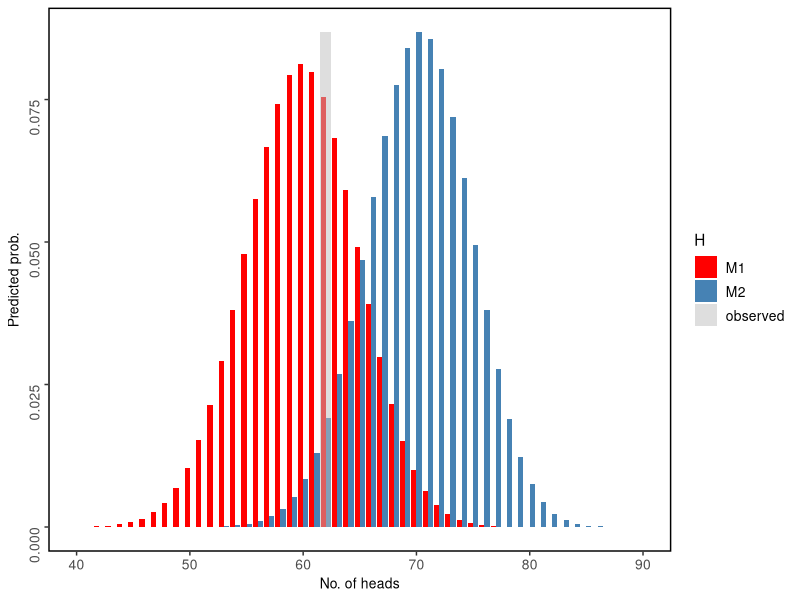
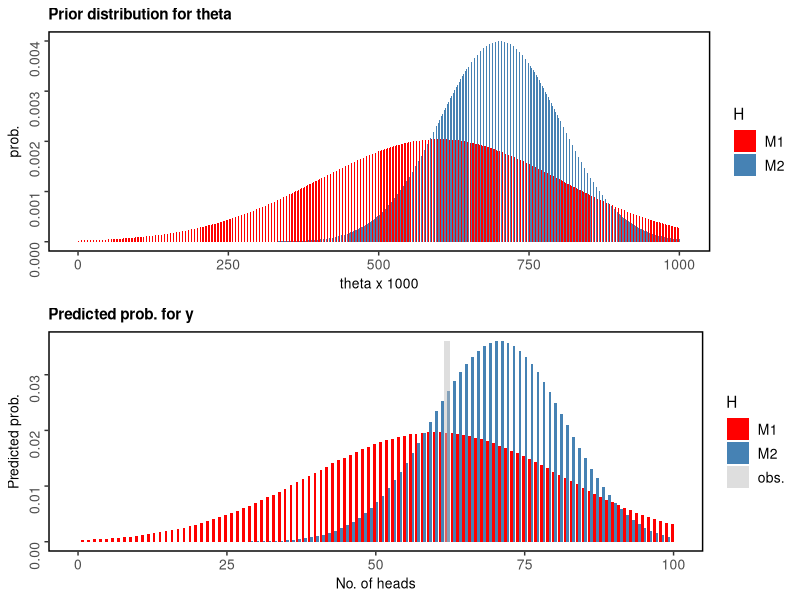

Write R code to recreate these figures, in order.
# For Bayes Factor post
# Zijun Zhang, 12.31.2016

library(ggplot2)
library(gridExtra)

myTheme= theme(legend.text = element_text(size = 10),
						plot.title = element_text(size=11, face="bold"), axis.title.y = element_text(size=10), axis.title.x = element_text(size=10),
						axis.text.y = element_text(size=10, angle = 90), axis.text.x = element_text(size=10, angle=0),
						panel.background = element_blank(), panel.border = element_rect(colour = "black", fill=NA, size=1), legend.background = element_rect(fill = "transparent", colour = "transparent"))

# predicted probability
pred_prob = function(y, N, theta)  choose(N,y) * theta^y * (1-theta)^(N-y)

# truncated normal density
trunc_dnorm = function(x, mu, sd) dnorm(x, mean=mu,sd=sd)/(pnorm(1,mu,sd)-pnorm(0,mu,sd))

plot_pred_prob = function(N, y.obs, p1=0.6, p2=0.7)
# plot predicted probability under two models
# N: total counts; y.obs: observed count of heads; p1, p2: two specified parameter (theta) value
{
	all_outcome = 1:N
	pred1 = sapply(all_outcome, pred_prob, N=N, theta=p1)
	pred2 = sapply(all_outcome, pred_prob, N=N, theta=p2)
	df = data.frame(x=rep(all_outcome, 2), y=c(pred1, pred2), H=c(rep('1',N), rep('2',N)))
	p = ggplot() + geom_bar(data=df, aes(x=x, y=y, fill=H),
		stat='identity', position='dodge') + myTheme +
		geom_rect(mapping=aes(xmin=y.obs-0.5, xmax=y.obs+0.5, ymin=0, ymax=max(df$y), fill="3"), alpha=0.5) + labs(x='No. of heads', y='Predicted prob.') + xlim(40,90) + 
		scale_fill_manual(values=c('red',"steelblue", 'grey'), labels=c('M1','M2', 'observed'))
	return(p)
}

plot_prior_pred_dist = function(p1, p2, tau1, tau2, y.obs, N, dx=0.001)
# use a small dx to approximate the density
# p1, p2: mean for two model; tau1, tau2: standard deviation
# y.obs: observed y/heads; N: total counts
# dx: precision of approximation
{
	dx.step = seq(0, 1, by=dx)
	p1_pmf = sapply(dx.step, trunc_dnorm, mu=p1, sd=tau1) * dx
	p2_pmf = sapply(dx.step, trunc_dnorm, mu=p2, sd=tau2) * dx
	df1 = data.frame(x=rep(1:length(dx.step),2), y=c(p1_pmf, p2_pmf), H=c(rep('1',length(dx.step)),rep('2',length(dx.step))))
	pg1 = ggplot() + geom_bar(data=df1, aes(x=x, y=y, fill=H),
		stat='identity', position='dodge') + myTheme + 
		scale_fill_manual(values=c('red',"steelblue"), labels=c('M1','M2')) + labs(title='Prior distribution for theta',x=paste0('theta x ', 1/dx), y='prob.')
	
	all_outcome = 1:N
	compute_post_pmf = function(pmf)
	{
		post_pmf = rep(0,N)
		for(i in 1:length(all_outcome)) 
		{
			y = all_outcome[i]
			p.y = 0
			for(j in 1:length(dx.step))
			{
				theta = dx.step[j]
				weight = pmf[j]
				p.y = p.y + pred_prob(y, N, theta) * weight
			}
			post_pmf[i] = p.y
		}
		return(post_pmf)
	}
	p1_post_pmf = compute_post_pmf(p1_pmf)
	p2_post_pmf = compute_post_pmf(p2_pmf)
	df2 = data.frame(x=rep(all_outcome, 2), y=c(p1_post_pmf, p2_post_pmf), H=c(rep('1',N), rep('2',N)))
	pg2 = ggplot() + geom_bar(data=df2, aes(x=x, y=y, fill=H),
		stat='identity', position='dodge') + myTheme +
		geom_rect(mapping=aes(xmin=y.obs-0.5, xmax=y.obs+0.5, ymin=0, ymax=max(df2$y), fill="3"), alpha=0.5) + 
		labs(title='Predicted prob. for y',x='No. of heads', y='Predicted prob.') + xlim(0,100) + 
		scale_fill_manual(values=c('red',"steelblue", 'grey'), labels=c('M1','M2', 'obs.'))
	return(list(p1=pg1, p2=pg2))
}


binom_norm_pdf = function(theta, stuff)
# theta: parameter to be integrate
# stuff: a list consists of N, y, p, tau
{
	N = stuff$N
	y = stuff$y
	p = stuff$p
	tau = stuff$tau
	dbinom(y, size=N, prob=theta, log=F) * 
		dnorm(theta, mean=p, sd=tau)/(pnorm(1, mean=p, sd=tau)-pnorm(0, mean=p, sd=tau))
}

bayes.factor =function(p1, p2, tau1, tau2, N, y)
# a wrapper for computing bayes factor of binomial with truncated normal prior
# p: prior mean; tau: prior standard deviation
# N: total trials; y: No. of successes
{
	m1=integrate(binom_norm_pdf, 0, 1, stuff=list(N=N, y=y, p=p1, tau=tau1))
	m2=integrate(binom_norm_pdf, 0, 1, stuff=list(N=N, y=y, p=p2, tau=tau2))
	m1$value / m2$value
}

## command-line usage
# generating figure 1. 
f1 = plot_pred_prob(N=100, y.obs=62, p1=0.6, p2=0.7)
png('f1.png', 500,250)
f1
dev.off()

# generating figure 2.
f2.list =  plot_prior_pred_dist(p1=0.6, p2=0.7, tau1=0.2, tau2=0.1, y.obs=62, N=100)
png('f2.png', 500, 500)
grid.arrange(f2.list$p1, f2.list$p2, nrow=2, ncol=1)
dev.off()

# testing our hand-made bayes factor calculator
# reproduce the example, second scenario in the first section
bayes.factor(0.6, 0.7, 0.2, 0.1, 100, 62)
### 0.722
# shrink the variance to approximate the first scenario 
bayes.factor(0.6, 0.7, 0.01, 0.01, 100, 62)
### 3.726
